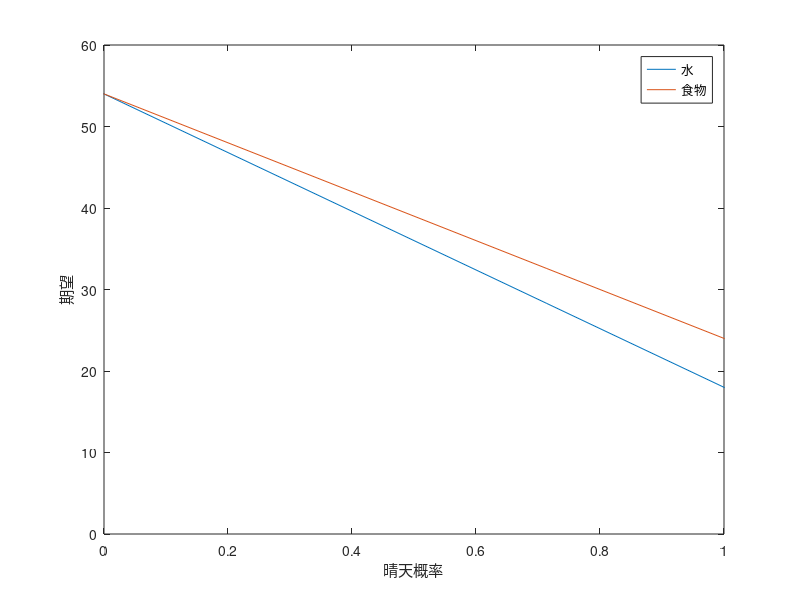

MATLAB code to generate this figure: (Note: this script raises an error after producing the figure.)
clc; clear; close all;
r = 0 : 0.01 : 1.0;
t = (0 : 0.002 : 0.2)';
t = repmat(t, 1, length(r));

figure;
fplot(@(x) x * 18 + (1.0 - x) * 54);
hold on;
fplot(@(x) x * 24 + (1.0 - x) * 54);
axis([0 1 0 60]);
legend([{'水'}, {'食物'}], 'Location', 'best');
xlabel('晴天概率');
ylabel('期望');

figure;
z = f(r, t);
s = surf(r, t, z);
s.EdgeColor = 'none';
s.FaceAlpha = 0.5;
hold on;
z = g(r, t);
s = surf(r, t, z);
s.EdgeColor = 'none';
s.FaceAlpha = 0.5;

axis([0 1 0 0.2 0 160]);
legend([{'水'}, {'食物'}], 'Location', 'best');
xlabel('晴天概率');
ylabel('沙暴概率');
zlabel('期望');

T = readtable('data/monte.walk.csv');
figure;
histogram2(T.days, T.money);
xlabel('天数');
ylabel('金额');
zlabel('频数');

figure;
subplot(2, 2, 1);
T = readtable('data/monte.carlo/nope.csv');
histogram2(T.days, T.money);
xlabel('天数');
ylabel('金额');
zlabel('频数');
title('直接到终点');
subplot(2, 2, 2);
T = readtable('data/monte.carlo/dig.2.csv');
histogram2(T.days, T.money);
xlabel('天数');
ylabel('金额');
zlabel('频数');
title('挖两天矿');
subplot(2, 2, 3);
T = readtable('data/monte.carlo/dig.4.csv');
histogram2(T.days, T.money);
xlabel('天数');
ylabel('金额');
zlabel('频数');
title('挖四天矿');
subplot(2, 2, 4);
T = readtable('data/monte.carlo/dig.5.csv');
histogram2(T.days, T.money);
xlabel('天数');
ylabel('金额');
zlabel('频数');
title('挖五天矿 (开始有人失败)');

T = readtable('data/monte.carlo/dig.ult.csv');
figure;
histogram2(T.days, T.money);
xlabel('天数');
ylabel('金额');
zlabel('频数');
title('挖 4 天矿 - 回村 - 挖 4 天矿 - 回村 - 挖 3 天矿 - 到终点');

figure;
data = [30 34; 24 26; 6 8; 0 0];
subplot(1, 2, 1);
bar3(data);
legend('水', '食物');
xlabel('天数');
zlabel('数量（箱）');
title('玩家一');
subplot(1, 2, 2);
data = [33 38; 30 34; 12 16; 6 8; 0 0];
bar3(data);
legend('水', '食物');
xlabel('天数');
zlabel('数量（箱）');
title('玩家二');

figure;
subplot(1, 2, 1);
T = readtable('data/monte.carlo/dig.initial.csv');
histogram2(T.days, T.money);
xlabel('天数');
ylabel('金额');
zlabel('频数');
title('直接走到终点');
subplot(1, 2, 2);
T = readtable('data/monte.carlo/dig.consect.csv');
histogram2(T.days, T.money);
xlabel('天数');
ylabel('金额');
zlabel('频数');
title('挖矿');

figure;
subplot(1, 4, 1);
T = table2array(readtable('data/monte.carlo/dig.ev.csv'));
histogram(T);
xlabel('最终合计金额');
ylabel('频数');
title('三玩家轮流挖矿');
ex = mean(T);
legend('最大值: ' + string(max(T)) + ', 期望: ' + ex);
subplot(1, 4, 2);
T = table2array(readtable('data/monte.carlo/nope.ev.csv'));
histogram(T);
xlabel('最终合计金额');
ylabel('频数');
title('三玩家直接前往终点');
ex = mean(T);
legend('最大值: ' + string(max(T)) + ', 期望: ' + ex);
subplot(1, 4, 3);
T = table2array(readtable('data/monte.carlo/dig.one.csv'));
histogram(T);
xlabel('最终合计金额');
ylabel('频数');
title('一名玩家挖矿，其余前往终点');
ex = mean(T);
legend('最大值: ' + string(max(T)) + ', 期望: ' + ex);
subplot(1, 4, 4);
T = table2array(readtable('data/monte.carlo/dig.two.csv'));
histogram(T);
xlabel('最终合计金额');
ylabel('频数');
title('一名玩家前往终点，其余挖矿');
ex = mean(T);
legend('最大值: ' + string(max(T)) + ', 期望: ' + ex);

function ret = f(x, y)
    ex = x .* 48 + (1.0 - x) .* 144;
    ret = y .* ex + (1.0 - y) .* (ex * 8 + 10) ./ 9;
    disp(ret);
end

function ret = g(x, y)
    ex = x .* 64 + (1.0 - x) .* 144;
    ret = y .* ex + (1.0 - y) .* (ex * 8 + 10) ./ 9;
end
